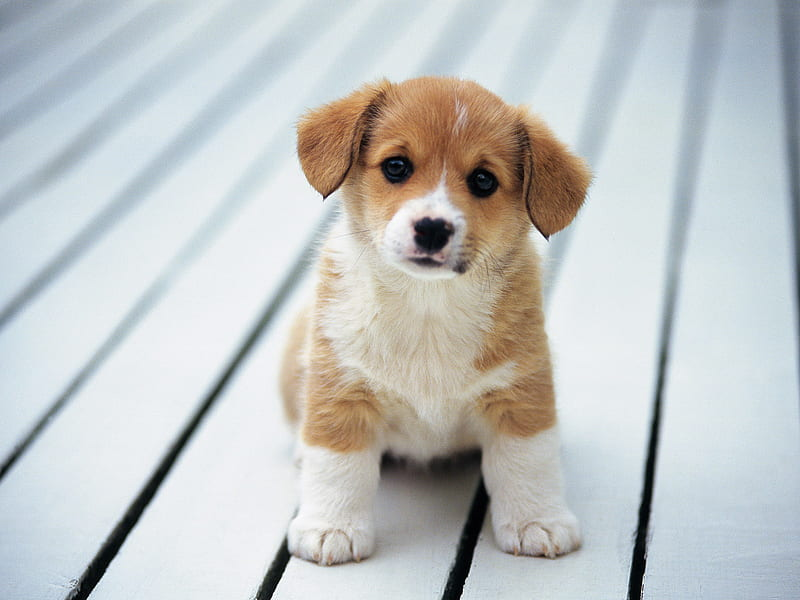
#> input picture Notebooks/Data/puppy.jpg, 800 x 600 px
$ jupyter execute EdgeDetection.ipynb   (shell and % lines are left out)
#> lines starting #> are read from the running program, lines starting #| are printed output that depends on the picture; after the words box and inside, x2 and y2 are one past the last pixel; in counts of white or black regions, pixels touching at a corner belong together
[cell 1]
import cv2
import numpy as np
import matplotlib.pyplot as plt

[cell 2]
def load_img():
    img =cv2.imread('Data/puppy.jpg').astype(np.uint8)
#> img is the input picture: shape (600, 800, 3); mean B, G, R 196.3, 196.7, 193.4
    img = cv2.cvtColor(img,cv2.COLOR_BGR2RGB)
    return img

[cell 3]
def display_img(img):
    fig = plt.figure(figsize=(12,10))
    ax = fig.add_subplot(111)
    ax.imshow(img)

[cell 4]
img=load_img()
display_img(img)

[cell 5]
edges = cv2.Canny(image=img,threshold1=100,threshold2=110)
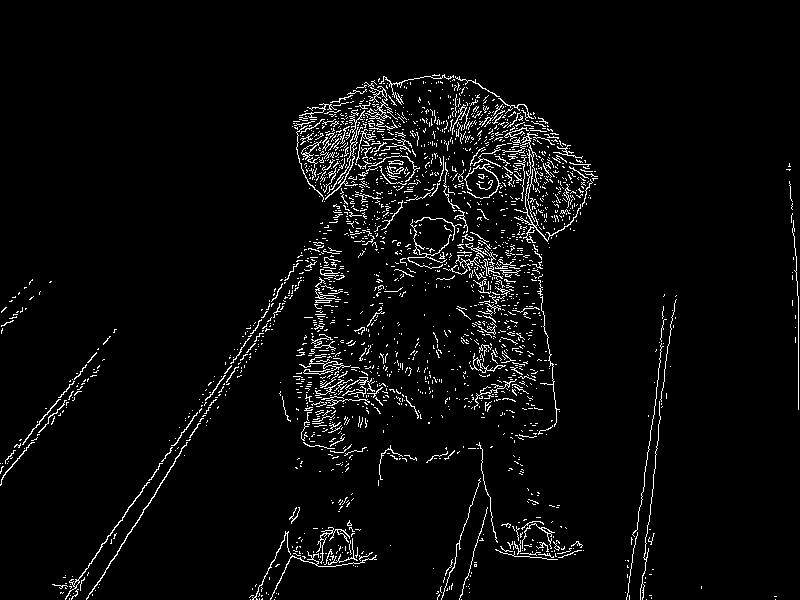
#> edges: shape (600, 800); 4.1% white in thin lines or dots, all inside (x1, y1, x2, y2) = (0, 74, 799, 600)

[cell 6]
plt.imshow(edges)

[cell 7]
med_value=np.median(img)
#> med_value = 212

[cell 8]
print(med_value)
#| 212.0

[cell 9]
lower=int(max(0,0.7*med_value))
#> lower = 148
higher=int(min(255,1.2*med_value))
#> higher = 254

[cell 10]
edges = cv2.Canny(image=img,threshold1=lower,threshold2=higher)
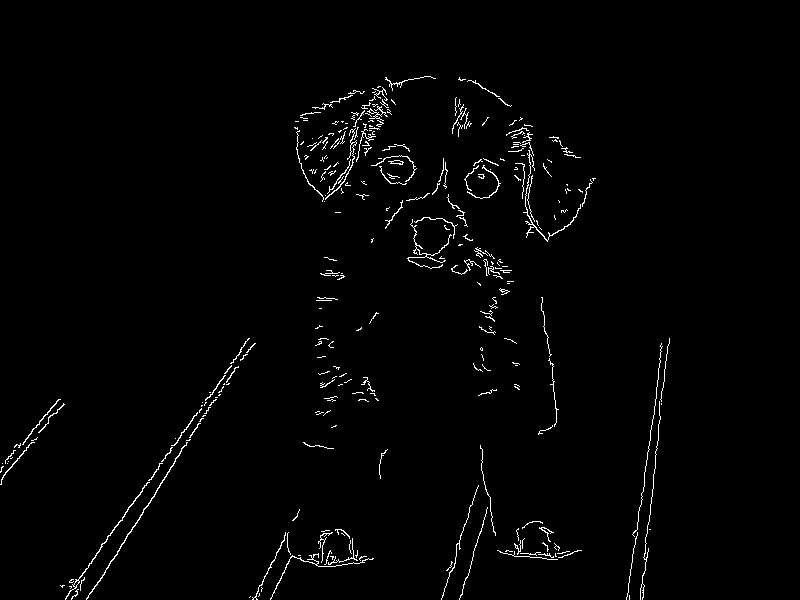
#> edges: shape (600, 800); 1.6% white in thin lines or dots, all inside (x1, y1, x2, y2) = (0, 76, 670, 600)

[cell 11]
plt.imshow(edges)

[cell 12]
blurred_image=cv2.blur(img,ksize=(4,4))

[cell 13]
edges = cv2.Canny(image=blurred_image,threshold1=lower,threshold2=higher)
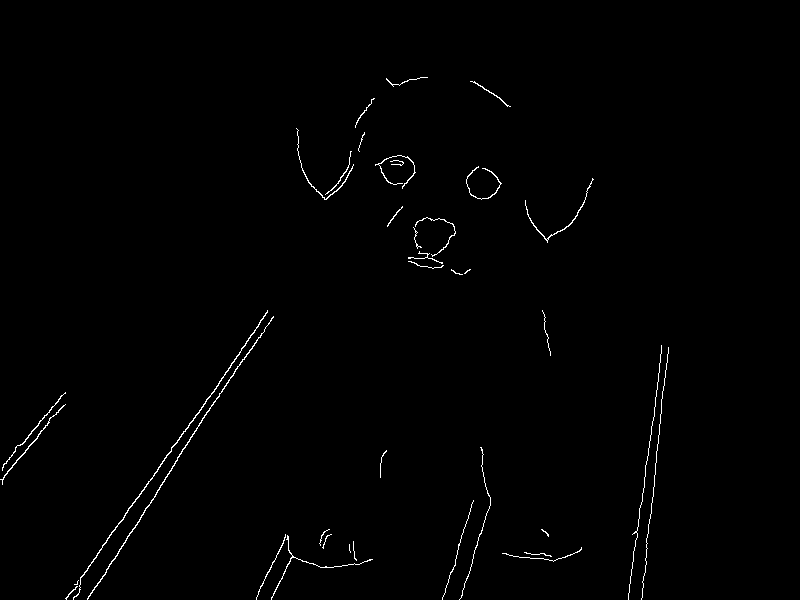
#> edges: shape (600, 800); 0.78% white in thin lines or dots, all inside (x1, y1, x2, y2) = (0, 77, 669, 600)

$ run again, with Notebooks/Data/Cat_face.jpg copied over Notebooks/Data/puppy.jpg
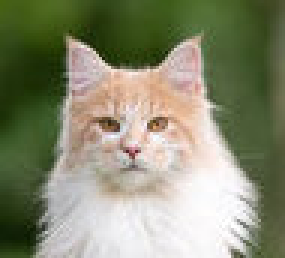
#> input picture Notebooks/Data/Cat_face.jpg, 95 x 86 px (shown 3 times larger)
#> in load_img, img is the input picture: shape (86, 95, 3); mean B, G, R 113.6, 139.3, 136.4
#> `edges = cv2.Canny(image=img,threshold1=100,threshold2=110)`:
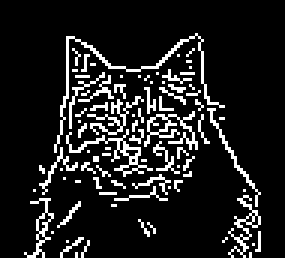
#> edges: shape (86, 95) (shown 3 times larger); 12% white in thin lines or dots, all inside (x1, y1, x2, y2) = (8, 11, 87, 86)
#> med_value = 108
#| 108.0
#> lower = 75
#> higher = 129
#> `edges = cv2.Canny(image=blurred_image,threshold1=lower,threshold2=high..`:
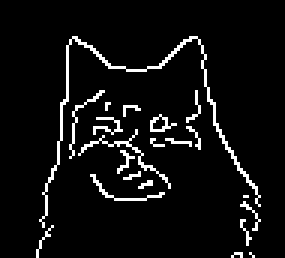
#> edges: shape (86, 95) (shown 3 times larger); 6% white in thin lines or dots, all inside (x1, y1, x2, y2) = (12, 12, 87, 86)

$ run again, with Notebooks/Data/Nadia_Murad.jpg copied over Notebooks/Data/puppy.jpg
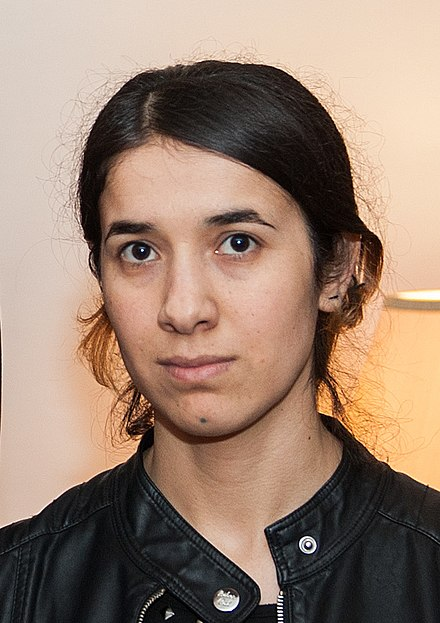
#> input picture Notebooks/Data/Nadia_Murad.jpg, 440 x 623 px
#> in load_img, img is the input picture: shape (623, 440, 3); mean B, G, R 112.7, 129.2, 153.8
#> `edges = cv2.Canny(image=img,threshold1=100,threshold2=110)`:
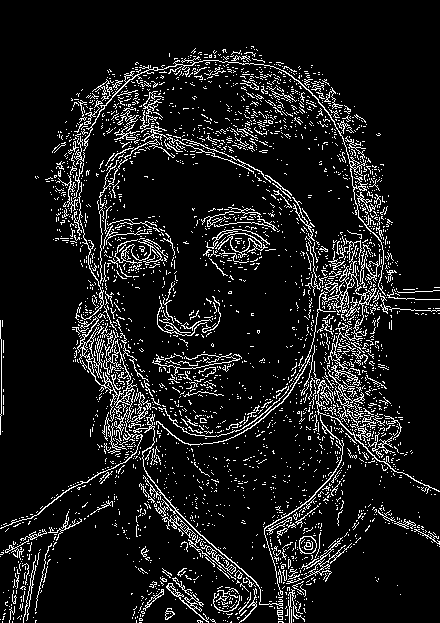
#> edges: shape (623, 440); 9.8% white in thin lines or dots
#> med_value = 151
#| 151.0
#> lower = 105
#> higher = 181
#> `edges = cv2.Canny(image=blurred_image,threshold1=lower,threshold2=high..`:
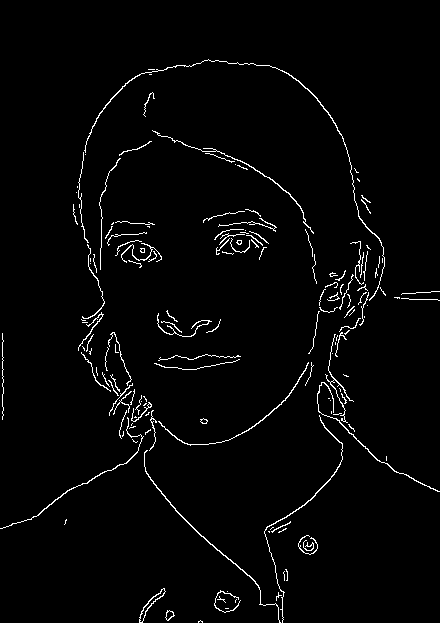
#> edges: shape (623, 440); 2.4% white in thin lines or dots
